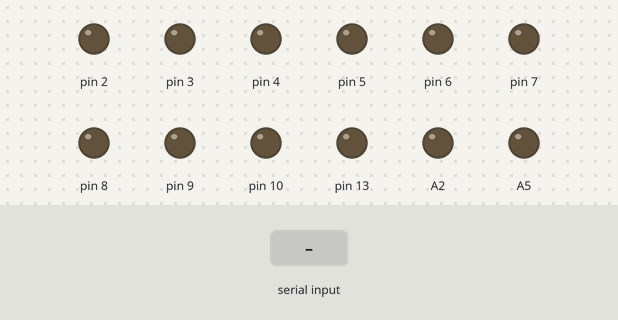
A sketch run on a simulated Arduino Uno, built with avr-gcc and run on an emulated ATmega328P. Shown: output pins drawn as LEDs (lit = HIGH). The test bench sets the inputs (shaded band).

Above: at 1.2 s.
1.3 s: "e" received over Serial
At 1.7 s:
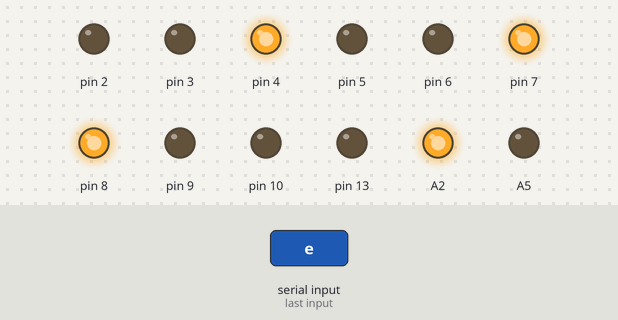
2.8 s: "t" received over Serial
At 4.0 s:
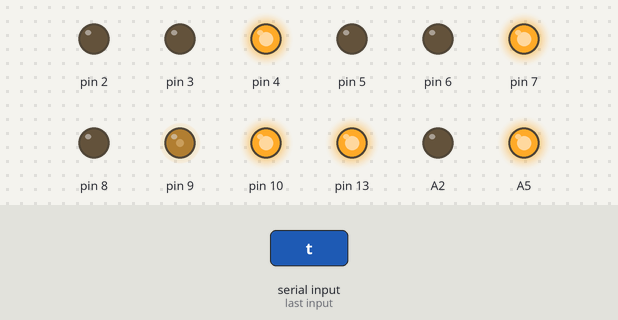
4.3 s: "f" received over Serial
At 5.1 s:
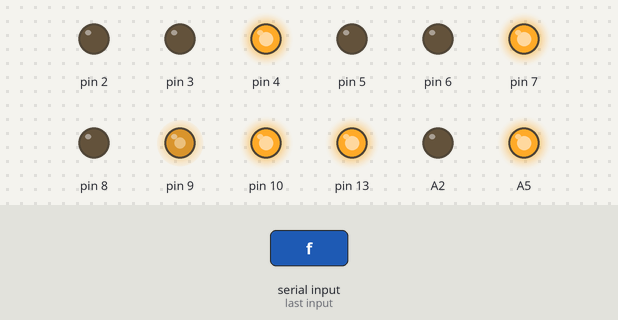
5.8 s: "s" received over Serial
At 6.3 s:
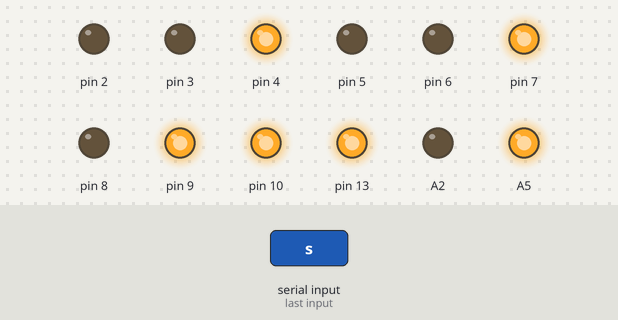
Timing chart, 0 to 8.3 s (numbered marks = the images above; inputs shaded):
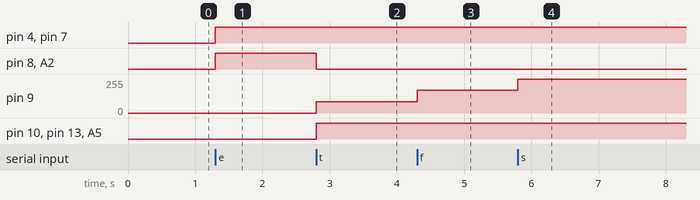

Measured:
- after the input at 1.3 s, pin 4, pin 7, pin 8, A2: LOW → HIGH at once
- after the input at 2.8 s, pin 8, A2: HIGH → LOW at once; pin 9: 0/255 → 85/255 at once; pin 10, pin 13, A5: LOW → HIGH at once
- after the input at 4.3 s, pin 9: 85/255 → 170/255 at once
- after the input at 5.8 s, pin 9: 170/255 → 255/255 at once

The sketch:

juggling_robot.ino
```cpp
#include "ArduinoRobotMotorPwm.h"

// モーター配置
enum MotorArrangement
{
    right_foot,
    left_foot,
    shot_mechanism,
    horizontal_projection,
    motor_count
};

// モーターピン接続
ArduinoRobotMotorPwm Motor[motor_count] = {
    ArduinoRobotMotorPwm{2, 4, 3},
    ArduinoRobotMotorPwm{5, 7, 6},
    ArduinoRobotMotorPwm{13, 8, 9},
    ArduinoRobotMotorPwm{A5, A2, 10},
};

void setup()
{
    Serial.begin(115200);
}

int solenoid_valve;

char data;
void loop()
{
    if (Serial.available() > 0)
    {
        data = Serial.read();
        switch (data)
        {
        // 非常事態用(全モーターOFF)
        case 'e':
            Reset();
            break;

        // 3個でジャグリング
        case 't':
            Motor[shot_mechanism].MotorVelocity(85);
            Motor[horizontal_projection].MotorVelocity(255);
            break;

        // 5個でジャグリング
        case 'f':
            Motor[shot_mechanism].MotorVelocity(170);
            Motor[horizontal_projection].MotorVelocity(255);
            break;

        // 7個でジャグリング
        case 's':
            Motor[shot_mechanism].MotorVelocity(255);
            Motor[horizontal_projection].MotorVelocity(255);
            break;

        // 全モーターストップ
        default:
            Reset();
            break;
        }
    }
}

// void ShotReload(char state)
// {
// }

// 足回り
void SuspensionSystem()
{
    for (int i = 0; i < 2; i++)
        Motor[i].MotorVelocity(0);
}

// 非常事態用
void Reset()
{
    for (int i = 0; i < motor_count; i++)
        Motor[i].MotorVelocity(0);
}
```

ArduinoRobotMotorPwm.cpp
```cpp
#include "ArduinoRobotMotorPwm.h"
#include "Arduino.h"

ArduinoRobotMotorPwm::ArduinoRobotMotorPwm(int CW, int CCW, int PWM)
{
    pinMode(CW, OUTPUT);
    pinMode(CCW, OUTPUT);
    pinMode(PWM, OUTPUT);
    CWpin = CW;
    CCWpin = CCW;
    PWMpin = PWM;
}

void ArduinoRobotMotorPwm::MotorVelocity(int motor_velocity)
{
    digitalWrite(CWpin, motor_velocity > 5);
    digitalWrite(CCWpin, motor_velocity < 5);
    analogWrite(PWMpin, abs(motor_velocity));
}
```

ArduinoRobotMotorPwm.h
```cpp
#ifndef ArduinoRobotMotorPwm_h
#define ArduinoRobotMotorPwm_h
#include "Arduino.h"

class ArduinoRobotMotorPwm
{
private:
    /* data */
    int CWpin;
    int CCWpin;
    int PWMpin;

public:
    ArduinoRobotMotorPwm(int CW, int CCW, int PWM);
    void MotorVelocity(int motor_velocity);
};

#endif
```
